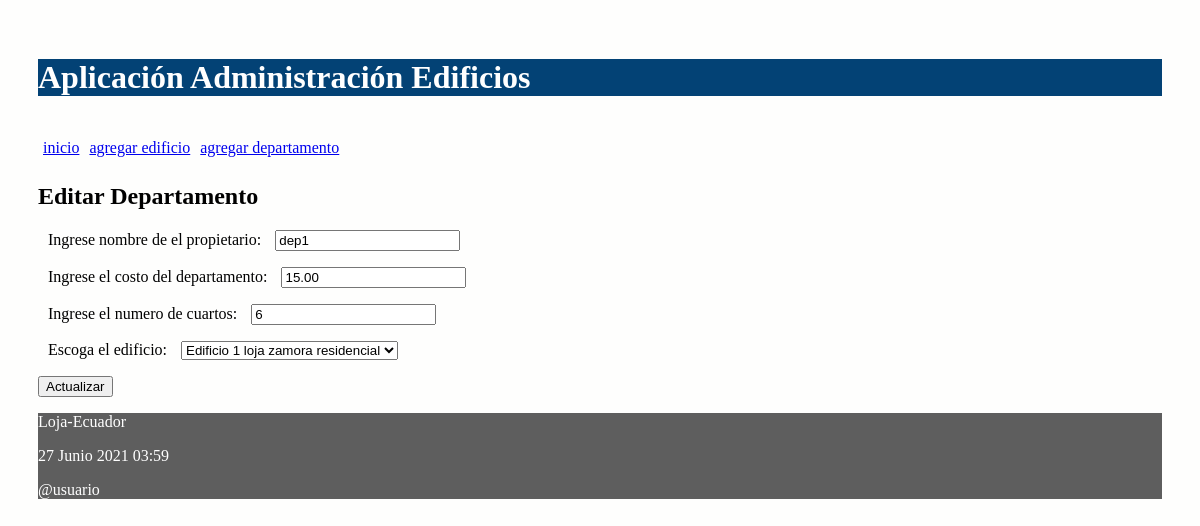
Page /editar/departamento/13 on the committed database.
### administrativo/models.py (models this page shows, shortened)
class Departamento(models.Model):
    propietario = models.CharField("Nombre de propietario", max_length=30)
    costoDep = models.DecimalField("Costo de departamento", max_digits=100, decimal_places=2)
    numCuartos = models.IntegerField("Numero de cuartos")
    edificio = models.ForeignKey(Edificio, on_delete=models.CASCADE,
            related_name="departamentos")

### administrativo/views.py (the view)
# urls.py: path('editar/departamento/<int:id>', views.editar_departamento,
def editar_departamento(request, id):
    departamento = Departamento.objects.get(pk=id)
    if request.method=='POST':
        formulario = DepartamentoForm(request.POST, instance=departamento)
        print(formulario.errors)
        if formulario.is_valid():
            formulario.save()
            return redirect(index)
    else:
        formulario = DepartamentoForm(instance=departamento)
    diccionario = {'formulario': formulario}
    return render(request, 'editarDepartamento.html', diccionario)

### administrativo/forms.py (shortened to what this page needs)
class DepartamentoForm(ModelForm):
    class Meta:
        model = Departamento
        fields = ['propietario', 'costoDep', 'numCuartos',  'edificio']
        labels = {
            'propietario': _('Ingrese nombre de el propietario'),
            'costoDep': _('Ingrese el costo del departamento'),
            'numCuartos': _('Ingrese el numero de cuartos'),
            'edificio': _('Escoga el edificio'),
        }

### administrativo/models.py (called while the page is built)
    def __str__(self):
        return "%s %s %s %s" % (self.nombre,
                self.direccion,
                self.ciudad,
                self.tipo)

### administrativo/templates/editarDepartamento.html (shortened to what this page needs)
{% extends "master.html" %}
{% block content %}
<h2>Editar Departamento</h3>
<form action="" method="post">
  {{formulario.as_p}}
  <p><input type='submit' value='Actualizar'/></p>
</form>
{% endblock %}

### administrativo/static/css/estilos.css (style rules this page uses)
body { background: #FEFEFD; padding: 30px; }
label { padding: 12px 10px; }

### rows in the picture
Departamento: propietario "dep1", costoDep "15.00", numCuartos "6", edificio "Edificio 1 loja zamora residencial"
